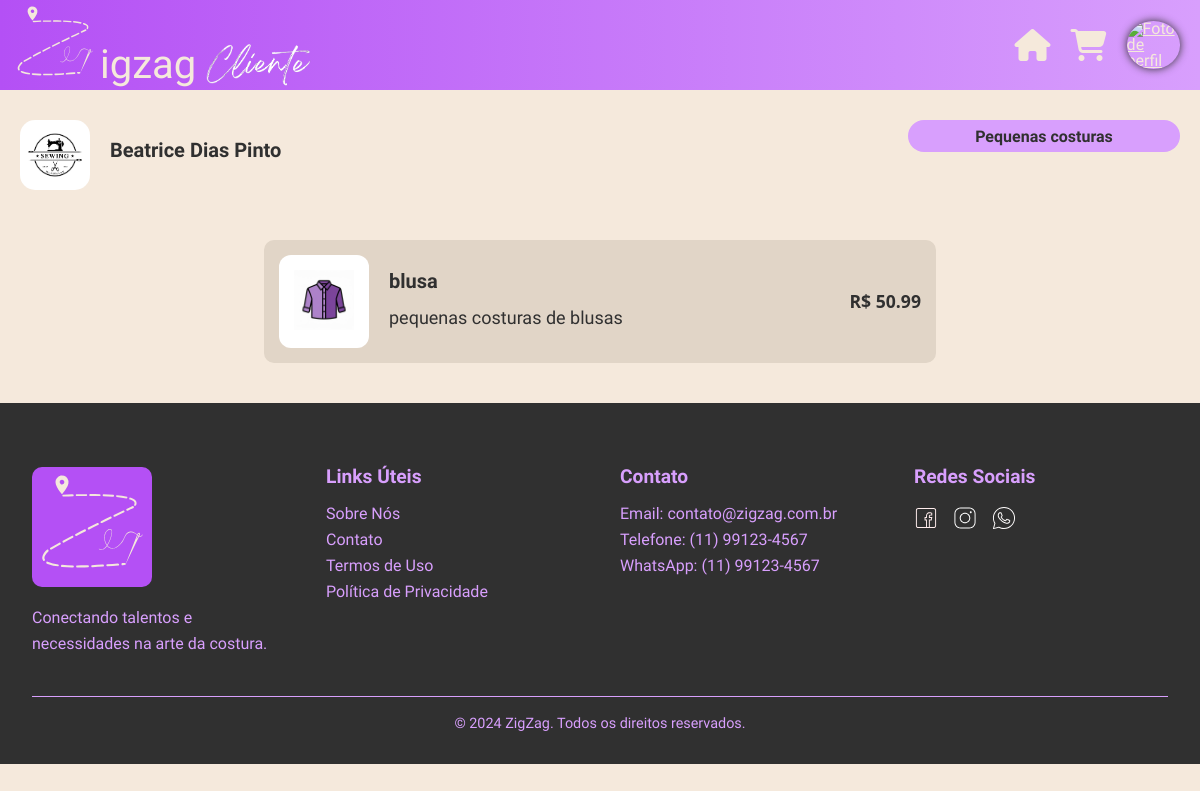
/cliente/loja/peca/?ser=1&cos=1, run on an earlier commit of the app's database.
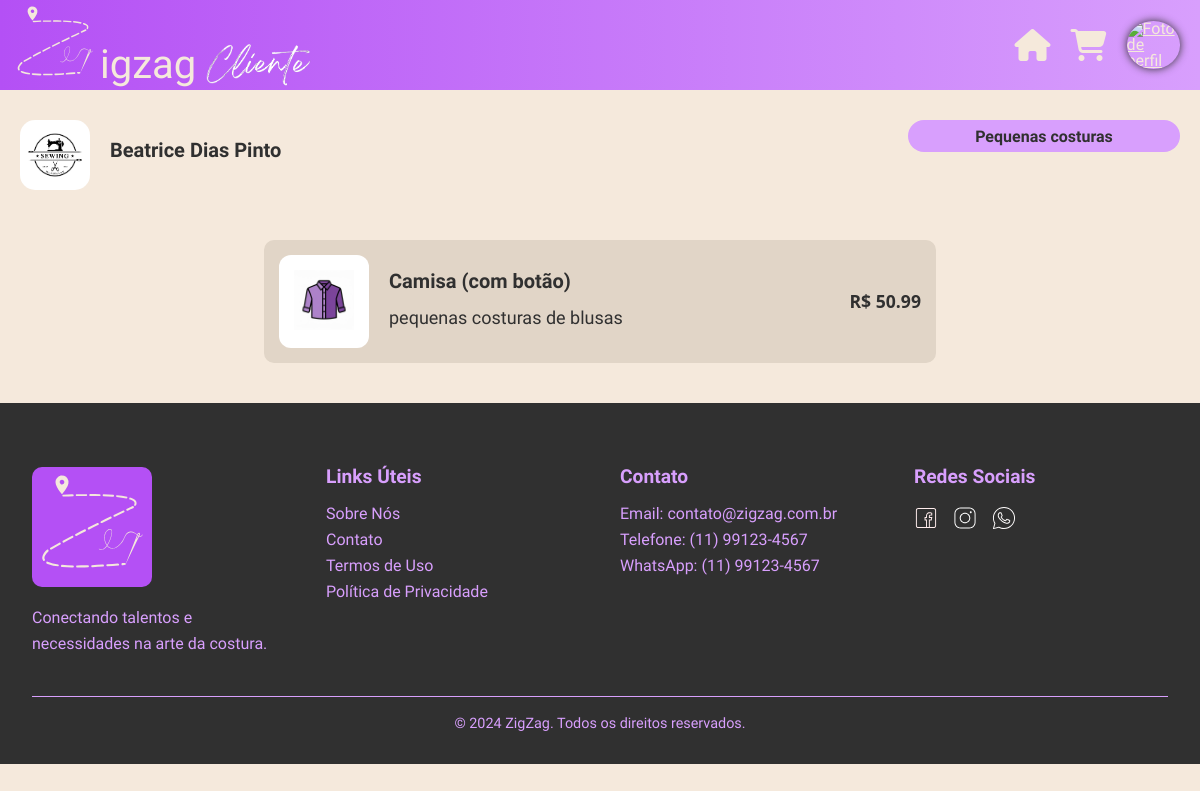
And on a later commit of the database.
### tables this page shows
CREATE TABLE IF NOT EXISTS tbl_catalogo
(
    cat_id integer NOT NULL PRIMARY KEY AUTO_INCREMENT,

    cat_descricao text,
    cat_valor decimal(5,2),

    cos_id integer,
    FOREIGN KEY (cos_id)
    REFERENCES tbl_costureiro(cos_id)
    ON DELETE SET NULL,

    pec_id integer NOT NULL,
    FOREIGN KEY (pec_id)
    REFERENCES tbl_peca(pec_id),

    ser_id integer NOT NULL,
    FOREIGN KEY (ser_id)
    REFERENCES tbl_servico(ser_id)
);

CREATE TABLE IF NOT EXISTS tbl_peca
(
    pec_id integer NOT NULL PRIMARY KEY AUTO_INCREMENT,
    pec_nome varchar(32)
);

### web/cliente/bancoCliente.php (called while the page is built, shortened)
<?php
function buscarCatalgosDaCostureiraPorServico($conexao, $cos_id, $ser_id)
{
    $queryCatalogos = "SELECT *
                        FROM tbl_costureiro AS cos
                        JOIN tbl_catalogo AS cat ON cos.cos_id = cat.cos_id
                        JOIN tbl_peca as pec ON pec.pec_id = cat.pec_id
                        WHERE cos.cos_id = $cos_id
                        AND cat.ser_id = $ser_id";
    $resultadoCatalogos = mysqli_query($conexao, $queryCatalogos);
    if ($resultadoCatalogos) {
        return mysqli_fetch_all($resultadoCatalogos, MYSQLI_ASSOC);
    } else {
        return false;
    }
}
?>

### web/cliente/loja/peca/index.php (the view, shortened to what the changed rows need)
<!DOCTYPE html>
<html lang="pt-br">
<head>
    <link rel="stylesheet" href="peca.css">
    <link rel="stylesheet" href="https://unpkg.com/leaflet@1.9.4/dist/leaflet.css" />
    <?php
    require_once "../../../conexao.php";
    require_once "../../bancoCliente.php";
    $idCostureira = $_GET['cos'];
    $idServico = $_GET['ser'];
    $listaDeCatalogosDoServico = buscarCatalgosDaCostureiraPorServico($conexao, $idCostureira, $idServico);
    ?>
</head>
<body>
    <div class="info-loja">
        <div class="pecas_grid">
            <?php
            foreach ($listaDeCatalogosDoServico as $catalogo) {
                $imagem = ['camisa.png', 'camiseta.png', 'casaco.png', 'macacao-feminino.png', 'calcas.png', 'shorts.png', 'bermudas.png', 'vestido.png']
                    ?>
                <a class="peca-card" href="./confirmacao?<?php echo 'cat=' . $catalogo['cat_id']; ?>">
                    <div class="peca-icon-container">
                        <img class="peca-icon"
                            src="../../../assets/images/usu_img/pecas/<?php echo $imagem[$catalogo['pec_id'] - 1]; ?>"
                            alt="Imagem">
                    </div>
                    <div class="peca-info">
                        <p class="nome"><?php echo $catalogo['pec_nome']; ?></p>
                        <br>
                        <p class="descricao"><?php echo $catalogo['cat_descricao']; ?></p>
                    </div>
                    <div class="peca-valor">R$ <?php echo $catalogo['cat_valor']; ?></div>
                </a>
            <?php } ?>
        </div>
    </div>
</body>
</html>

What changed in the data, as far as the page shows it:
changed through a linked row, tbl_catalogo "pequenas costuras de blusas": pec.pec_nome "blusa" → "Camisa (com botão)"
